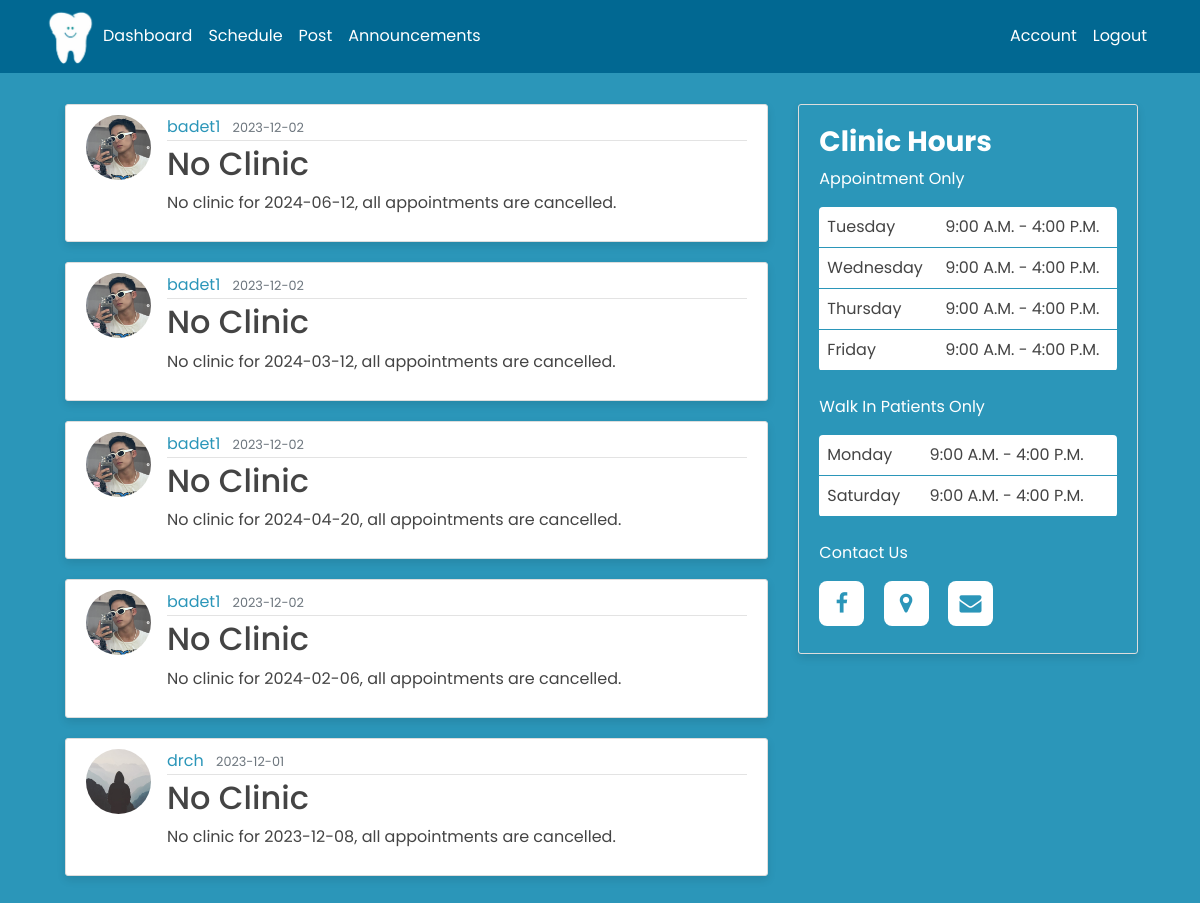
Screenshot of /admin_announcement (signed in) with the database file from the repository.
### main/models.py (models this page shows, shortened)
class Post(db.Model):
    id = db.Column(db.Integer, primary_key=True)
    title = db.Column(db.String(100), nullable=False)
    date_posted = db.Column(db.DateTime, nullable=False, default=datetime.utcnow)
    content = db.Column(db.Text, nullable=False)
    user_id = db.Column(db.Integer, db.ForeignKey('user.id'), nullable=False)

class User(db.Model, UserMixin):
    id = db.Column(db.Integer, primary_key=True)
    FName = db.Column(db.String(30), nullable=False)
    MidName = db.Column(db.String(30), nullable=True)
    LName = db.Column(db.String(30), nullable=False)
    gender = db.Column(db.String(10), nullable=False)
    birthday = db.Column(db.String(8), nullable=False)
    age = db.Column(db.Integer, nullable=False)
    contact = db.Column(db.String(30), unique=True, nullable=False)
    address = db.Column(db.String(100), nullable=False)
    username = db.Column(db.String(20), unique=True, nullable=False)
    email = db.Column(db.String(120), unique=True, nullable=False)
    image_file = db.Column(db.String(20), nullable=False, default='default.jpg')
    password = db.Column(db.String(60), nullable=False)
    posts = db.relationship('Post', backref='author', lazy=True)

### main/main1/routes.py (the view)
@main1.route("/admin_announcement")
@login_required
def admin_announcement():
    if current_user.is_authenticated:
        page = request.args.get('page', 1, type=int)
        posts = Post.query.order_by(Post.date_posted.desc()).paginate(page=page, per_page=5)
        return render_template('admin_announcement.html', title='Announcement', posts=posts)

### main/models.py (called while the page is built)
@login_manager.user_loader
def load_user(user_id):
    return User.query.get(int(user_id))

### main/templates/admin_announcement.html (shortened to what this page needs)
{% if current_user.is_authenticated %}
  {% if current_user.id == 3 %}
    {% extends "admin_nav.html" %}
  {% endif %}
{% endif %}
{% block content %}
  <body style="background-color: #2b96b9;">
    <div class="admin_announcement" style="width: 1100px; ">
      <div class="row mx-auto" style="width: 1100px;">
        <div class="col-md-8">
          {% for post in posts.items %}
          <fieldset>
            <article class="media content-section" style="box-shadow: 0 4px 8px rgba(0, 0, 0, 0.1);">
              <img class="rounded-circle article-img mb-auto" src="{{ url_for('static', filename = 'profile_pics/' + post.author.image_file) }}">
              <div class="media-body">
                <div class="article-metadata">
                  <a class="mr-2">{{ post.author.username }}</a>
                  <small class="text-muted">{{ post.date_posted.strftime('%Y-%m-%d') }}</small>
                </div>
                  <h2><a class="article-title" href="{{ url_for('posts.post', post_id=post.id) }}">{{ post.title }}</a></h2>
                  <p class="article-content">{{ post.content }}</p>
              </div>
            </article>
          </fieldset>
          {% endfor %}
        </div>
        <div class="col-md-4">
          <div class="content-section clinic-hours" style="width: 340px; height: 550px; box-shadow: 0 4px 8px rgba(0, 0, 0, 0.1);">
            <h3>Clinic Hours</h3>
            <p class="clinic-hrs-txt">Appointment Only</p>
            <table>
              <tr>
                <td>Tuesday</td>
                <td>9:00 A.M. - 4:00 P.M.</td>
              </tr>
              <tr>
                <td>Wednesday</td>
                <td>9:00 A.M. - 4:00 P.M.</td>
              </tr>
              <tr>
                <td>Thursday</td>
                <td>9:00 A.M. - 4:00 P.M.</td>
              </tr>
              <tr>
                <td>Friday</td>
                <td>9:00 A.M. - 4:00 P.M.</td>
            </tr>
            </table>
            <br>
            <p class="clinic-hrs-txt">Walk In Patients Only</p>
            <table>
              <tr>
                <td>Monday</td>
                <td>9:00 A.M. - 4:00 P.M.</td>
              </tr>
              <tr>
                <td>Saturday</td>
                <td>9:00 A.M. - 4:00 P.M.</td>
              </tr>
            </table>
            <br>
            <p class="clinic-hrs-txt">Contact Us</p>
            <div class="contact-icons">
              <a href="https://www.facebook.com/smileplazaDC" target="_blank"><i class='fa fa-facebook-f' ></i></a>
              <a href="https://maps.app.goo.gl/792nLswoVTeMA8ZG7" target = "_blank"><i class='fa fa-map-marker' ></i></a>
              <a href="#contact" ><i class='fa fa-envelope'></i></a>
            </div>
          </div>
        </div>
      </div>
    </div>
  </body>
{% endblock content %}

### main/templates/admin_nav.html (shortened to what this page needs)
<!DOCTYPE html>
<html>
  <head>
    <link rel="stylesheet" href="https://cdnjs.cloudflare.com/ajax/libs/font-awesome/4.7.0/css/font-awesome.min.css">
    <link rel="stylesheet" href="https://maxcdn.bootstrapcdn.com/bootstrap/4.0.0/css/bootstrap.min.css">
    <link rel="stylesheet" type="text/css" href="{{ url_for('static', filename='nav.css') }}">
  </head>
  <body>
    <header class="site-header">
        <nav class="navbar navbar-expand-md navbar-dark bg-steel fixed-top">
          <div class="container">
            <img src="{{ url_for('static', filename = 'images/toothlogo2.png') }}" class="logo" alt="logo">
            <div class="collapse navbar-collapse" id="navbarToggle">
                <div class="navbar-nav mr-auto">
                    <a class="nav-item nav-link" href="/admin_dashboard">Dashboard</a>
                    <a class="nav-item nav-link" href="/appointment_admin?date=" id="active--link">Schedule</a>
                    <a class="nav-item nav-link" href="/new_post">Post</a>
                    <a class="nav-item nav-link" href="/admin_announcement">Announcements</a>
                </div>
                <div class="navbar-nav">
                    <a class="nav-item nav-link" href="{{ url_for('users.account') }}">Account</a>
                    <a class="nav-item nav-link" href="{{ url_for('users.logout') }}">Logout</a>
                </div>
            </div>
          </div>
        </nav>
      </header>
      <br>
      <main role="main" class="container" style="margin-left: auto; margin-right: auto; width: auto;">
        <div class="row mx-auto" style="width: 1100px;">
            {% block content %}{% endblock %}
        </div>
      </main>
  </body>
</html>

### main/static/nav.css (style rules this page uses)
* { font-family: 'Poppins', 'Sans-serif'; }
:root { --first-color: #2b96b9; --second-color: #000; --third-color: #b9f1ee; --fourth-color: #1ccae5; --main-color: #056892; --bg-color: #fff; --text-color: #000; --big-font: 5rem; --h2-font: 3rem; --p-font: 1.1rem; }
body { background: #fafafa; color: var(--first-color); margin-top: 5rem; }
.content-section { padding-top: 10%; }
h1, h2, h3, h4, h5, h6 { color: var(--text-color); }
.bg-steel { background-color: #016892; }
.site-header .navbar-nav .nav-link { color: white; }
.logo { width: 50px; height: auto; cursor: pointer; }
.content-section { align-items: center; background: #ffffff; padding: 10px 20px; border: 1px solid #dddddd; border-radius: 3px; margin-bottom: 20px; }
.article-title { color: #444444; }
.article-content { white-space: pre-line; }
.article-img { height: 65px; width: 65px; margin-right: 16px; }
.article-metadata { padding-bottom: 1px; margin-bottom: 4px; border-bottom: 1px solid #e3e3e3 }
p.article-content { color: #444; }
.container .row .col-md-4 .content-section h3 { font-weight: bold; }
.container .content-section h3 { color: #fff; }
.clinic-hrs-txt { color: #fff; }
.clinic-hours { background-color: #2b96b9; padding: 20px; }
.content-section .contact-icons i { height: 45px; width: 45px; background: var(--bg-color); color: var(--first-color); font-size: 22px; display: inline-flex; align-items: center; justify-content: center; border-radius: 8px; margin-right: 15px; transition: all .45s ease; }
table { border-radius: 4px; border-collapse: collapse; width: 100%; background-color: #fff; }
td { border-bottom: 1px solid #2b96b9; padding: 8px; color: #444444; }

### rows the page displays
Post: image_file (picture), author.username "badet1", date_posted "2023-12-02", title "No Clinic", content "No clinic for 2024-06-12, all appointments are cancelled."
Post: image_file (picture), author.username "badet1", date_posted "2023-12-02", title "No Clinic", content "No clinic for 2024-03-12, all appointments are cancelled."
Post: image_file (picture), author.username "badet1", date_posted "2023-12-02", title "No Clinic", content "No clinic for 2024-04-20, all appointments are cancelled."
Post: image_file (picture), author.username "badet1", date_posted "2023-12-02", title "No Clinic", content "No clinic for 2024-02-06, all appointments are cancelled."
Post: image_file (placeholder picture), author.username "drch", date_posted "2023-12-01", title "No Clinic", content "No clinic for 2023-12-08, all appointments are cancelled."
